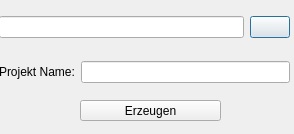
<?xml version="1.0" encoding="UTF-8"?>
<ui version="4.0">
 <class>Dialog</class>
 <widget class="QDialog" name="Dialog">
  <property name="geometry">
   <rect>
    <x>0</x>
    <y>0</y>
    <width>294</width>
    <height>134</height>
   </rect>
  </property>
  <property name="windowTitle">
   <string>Dialog</string>
  </property>
  <widget class="QWidget" name="verticalLayoutWidget">
   <property name="geometry">
    <rect>
     <x>-1</x>
     <y>-1</y>
     <width>291</width>
     <height>101</height>
    </rect>
   </property>
   <layout class="QVBoxLayout" name="verticalLayout">
    <item>
     <layout class="QHBoxLayout" name="horizontalLayout">
      <item>
       <widget class="QLineEdit" name="lineEdit"/>
      </item>
      <item>
       <widget class="QPushButton" name="pushButton">
        <property name="text">
         <string/>
        </property>
        <property name="icon">
         <iconset>
          <normaloff>folder-yellow.png</normaloff>folder-yellow.png</iconset>
        </property>
       </widget>
      </item>
     </layout>
    </item>
    <item>
     <layout class="QHBoxLayout" name="horizontalLayout_2">
      <item>
       <widget class="QLabel" name="label">
        <property name="text">
         <string>Projekt Name:</string>
        </property>
       </widget>
      </item>
      <item>
       <widget class="QLineEdit" name="lineEdit_2"/>
      </item>
     </layout>
    </item>
   </layout>
  </widget>
  <widget class="QPushButton" name="pushButton_create">
   <property name="geometry">
    <rect>
     <x>80</x>
     <y>100</y>
     <width>141</width>
     <height>21</height>
    </rect>
   </property>
   <property name="minimumSize">
    <size>
     <width>141</width>
     <height>0</height>
    </size>
   </property>
   <property name="text">
    <string>Erzeugen</string>
   </property>
  </widget>
 </widget>
 <resources/>
 <connections/>
</ui>
